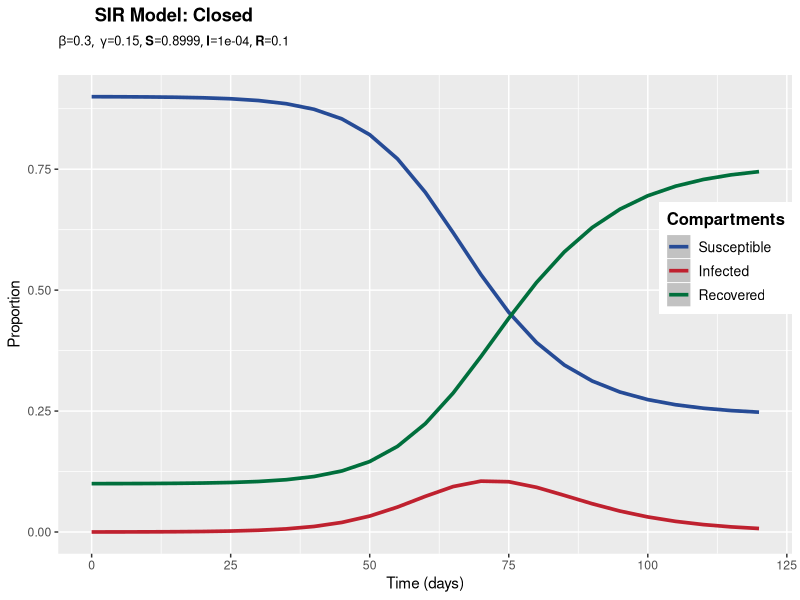
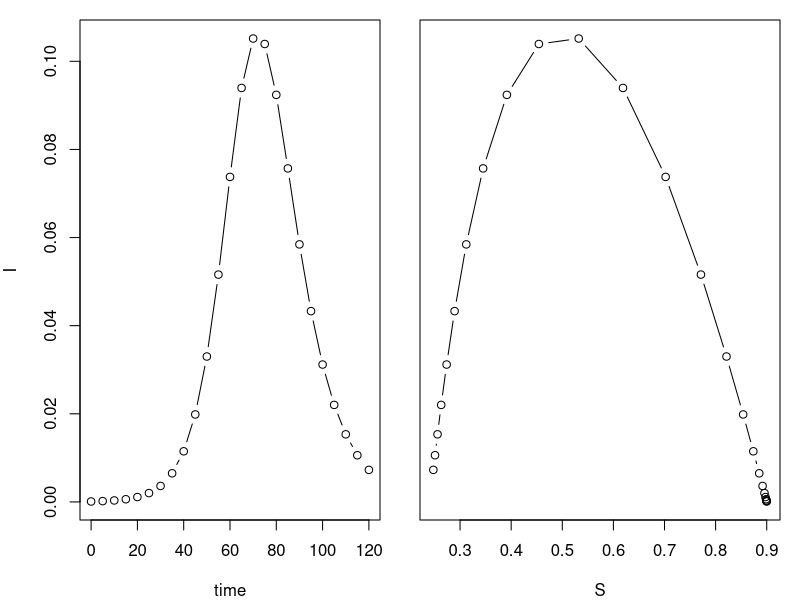
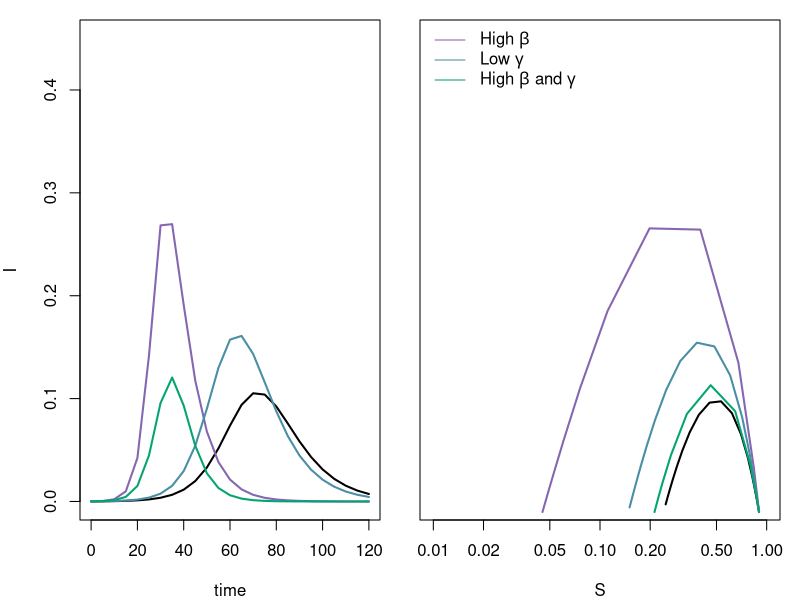
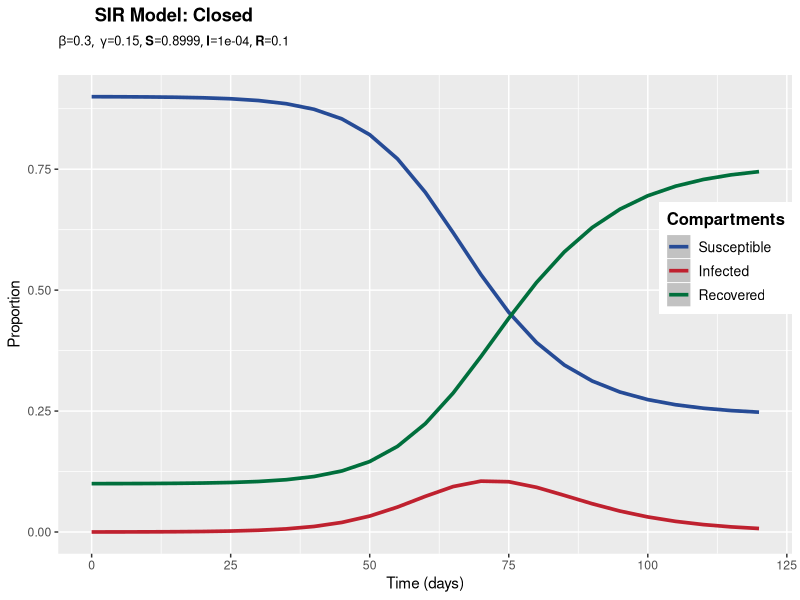

Generate these figures, in order, with R: (Note: this script raises an error after producing the figures.)
### R code from vignette source 'deterministic-models.rnw'
### Encoding: UTF-8

###################################################
### code chunk number 1: deterministic-models.rnw:104-105
###################################################
require(deSolve)                          #deSolve library needed for this computing session
library(ggplot2)

###################################################
### code chunk number 2: deterministic-models.rnw:109-124
###################################################
sir.model.closed <- function (t, x, params) {    #here we begin a function with three arguments
  S <- x[1]                               #create local variable S, the first element of x
  I <- x[2]                               #create local variable I
  R <- x[3]                               #create local variable R
  with(                                   #we can simplify code using "with"
       as.list(params),                   #this argument to "with" lets us use the variable names
       {                                  #the system of rate equations
         dS <- -beta*S*I
         dI <- beta*S*I-gamma*I
         dR <- gamma*I
         dx <- c(dS,dI,dR)                #combine results into a single vector dx
         list(dx)                         #return result as a list
       }
       )
}

###################################################
### code chunk number 3: deterministic-models.rnw:133-136
###################################################
times <- seq(0,120,by=5)                    #function seq returns a sequence
params <- c(beta=0.3,gamma=0.15)             #function c "c"ombines values into a vector
xstart <- c(S=8999/10000,I=1/10000,R=1000/10000)     #initial conditions


###################################################
### code chunk number 4: deterministic-models.rnw:140-141
###################################################
out <- as.data.frame(ode(xstart,times,sir.model.closed,params))  #result stored in dataframe

###################################################
### exercise number 1a: explore system dynamics at different parameter values
###################################################

title <- bquote("SIR Model: Closed")
subtit <- bquote(list(beta==.(params[1]),~gamma==.(params[2]), S==.(xstart[1]), I==.(xstart[2]), R==.(xstart[3])))

res<-ggplot(out,aes(x=time))+
  ggtitle(bquote(atop(bold(.(title)),atop(bold(.(subtit))))))+
  geom_line(aes(y=S,colour="Susceptible"), size =1.25)+
  geom_line(aes(y=I,colour="Infected"), size =1.25)+
  geom_line(aes(y=R,colour="Recovered"), size =1.25)+
  ylab(label="Proportion")+
  xlab(label="Time (days)")+
  theme(legend.justification=c(1,0), legend.position=c(1,0.5))+
  theme(legend.title=element_text(size=12,face="bold"),
        legend.background = element_rect(fill='#FFFFFF',
                                         size=0.5,linetype="solid"),
        legend.text=element_text(size=10),
        legend.key=element_rect(colour="#FFFFFF",
                                fill='#C2C2C2',
                                size=0.25,
                                linetype="solid"))+
  scale_colour_manual("Compartments",
                      breaks=c("Susceptible","Infected","Recovered"),
                      values=c("#264b96","#bf212f","#006f3c"))
print(res)

ggsave(plot=res,
       filename=paste0("SIRplot_","S", xstart[1],"_I", xstart[2],"_R", xstart[3],".png"),
       width=8,height=6,dpi=180)
getwd()

###################################################
### code chunk number 5: deterministic-models.rnw:144-149
###################################################
op <- par(fig=c(0,0.5,0,1),mar=c(4,4,1,1))                  #set graphical parameters
plot(I~time,data=out,type='b')                              #plot the I variable against time
par(fig=c(0.5,1,0,1),mar=c(4,1,1,1),new=T)                  #re-set graphical parameters
plot(I~S,data=out,type='b',yaxt='n',xlab='S')               #plot phase portrait
par(op)                                                     #re-set graphical parameters


###################################################
### exercise number 1b: explore system dynamics at different parameter values
###################################################

params2 <- c(beta=0.5,gamma=1/7)             #larger value of beta
params3 <- c(beta=0.3,gamma=1/8)             #smaller value of gamma
params4 <- c(beta=0.6,gamma=2/7)             #multiply both by 2

out2 <- as.data.frame(lsoda(xstart,times,sir.model.closed,params2))
out3 <- as.data.frame(lsoda(xstart,times,sir.model.closed,params3))
out4 <- as.data.frame(lsoda(xstart,times,sir.model.closed,params4))

op <- par(fig=c(0,0.5,0,1),mar=c(4,4,1,1)) 
plot(I~time,data=out,type='l', lwd=2, ylim=c(0, 0.45))
lines(I~time,data=out2,type='l', lwd=2, col='#8566B1')
lines(I~time,data=out3,type='l',lwd=2, col='#498EA4')
lines(I~time,data=out4,type='l', lwd=2, col='#04A472')
par(fig=c(0.5,1,0,1),mar=c(4,1,1,1),new=T)
plot(I~S,data=out,type='l',lwd=2, log='x',yaxt='n',xlab='S', ylim=c(0.01, 0.45), xlim=c(0.01, 1))
lines(I~S,data=out2,type='l', lwd=2, col='#8566B1')
lines(I~S,data=out3,type='l', lwd=2, col='#498EA4')
lines(I~S,data=out4,type='l', lwd=2, col='#04A472')
legend('topleft', col=c('#8566B1','#498EA4','#04A472', lwd=2), legend=c(expression(paste("High ", beta)), expression(paste("Low ", gamma)), expression(paste("High ", beta, " and ", gamma))), lty=1, bty='n')
par(op)


###################################################
### exercise number 2: explore system dynamics at different initial conditions
###################################################

xstart2 <- c(S=9999/10000,I=1/10000,R=0)     #initial conditions

###################################################
### exercise number 3: an open SIR model
###################################################

sir.model.open <- function (t, x, params) {    #here we begin a function with three arguments
  S <- x[1]                               #create local variable S, the first element of x
  I <- x[2]                               #create local variable I
  R <- x[3]                               #create local variable R
  with(                                   #we can simplify code using "with"
    as.list(params),                   #this argument to "with" lets us use the variable names
    {                                  #the system of rate equations
      dS <- -beta*S*I + mu*(S+I+R) - mu(S)
      dI <- beta*S*I-gamma*I - mu(I)
      dR <- gamma*I - mu(R)
      dx <- c(dS,dI,dR)                #combine results into a single vector dx
      list(dx)                         #return result as a list
    }
  )
}

times <- seq(0,120,by=5)                    #function seq returns a sequence
params <- c(beta=0.3,gamma=0.15, mu = 0.02)             #function c "c"ombines values into a vector
xstart <- c(S=8999/10000,I=1/10000,R=1000/10000)     #initial conditions

out <- as.data.frame(ode(xstart,times,sir.model.open,params))  #result stored in dataframe

###################################################
### exercise number 4: an SIER model
###################################################

seir.model.closed <- function (t, x, params) {    #here we begin a function with three arguments
  S <- x[1]                               #create local variable S, the first element of x
  E <- x[2]                               #create local variable I
  I <- x[3]                               #create local variable R
  R <- x[4]
  with(                                   #we can simplify code using "with"
    as.list(params),                   #this argument to "with" lets us use the variable names
    {                                  #the system of rate equations
      dS <- -beta*S*I
      dE <- beta*S*I-omega*E
      dI <- omega*E - gamma*I
      dR <- gamma*I
      dx <- c(dS,dE,dI,dR)                #combine results into a single vector dx
      list(dx)                         #return result as a list
    }
  )
}

times <- seq(0,120,by=5)                    #function seq returns a sequence
params <- c(beta=0.3,gamma=0.15, omega = 0.2)             #function c "c"ombines values into a vector
xstart <- c(S=8999/10000,E=1/10000,I=0,R=1000/10000)     #initial conditions

out <- as.data.frame(ode(xstart,times,seir.model.closed,params))  #result stored in dataframe

res<-ggplot(out,aes(x=time))+
  ggtitle(bquote(atop(bold(.(title)),atop(bold(.(subtit))))))+
  geom_line(aes(y=S,colour="Susceptible"), size =1.25)+
  geom_line(aes(y=E,colour="Exposed"), size =1.25)+
  geom_line(aes(y=I,colour="Infected"), size =1.25)+
  geom_line(aes(y=R,colour="Recovered"), size =1.25)+
  ylab(label="Proportion")+
  xlab(label="Time (days)")+
  theme(legend.justification=c(1,0), legend.position=c(1,0.5))+
  theme(legend.title=element_text(size=12,face="bold"),
        legend.background = element_rect(fill='#FFFFFF',
                                         size=0.5,linetype="solid"),
        legend.text=element_text(size=10),
        legend.key=element_rect(colour="#FFFFFF",
                                fill='#C2C2C2',
                                size=0.25,
                                linetype="solid"))+
  scale_colour_manual("Compartments",
                      breaks=c("Susceptible","Exposed", "Infected","Recovered"),
                      values=c("#264b96","yellow","#bf212f","#006f3c"))
print(res)
